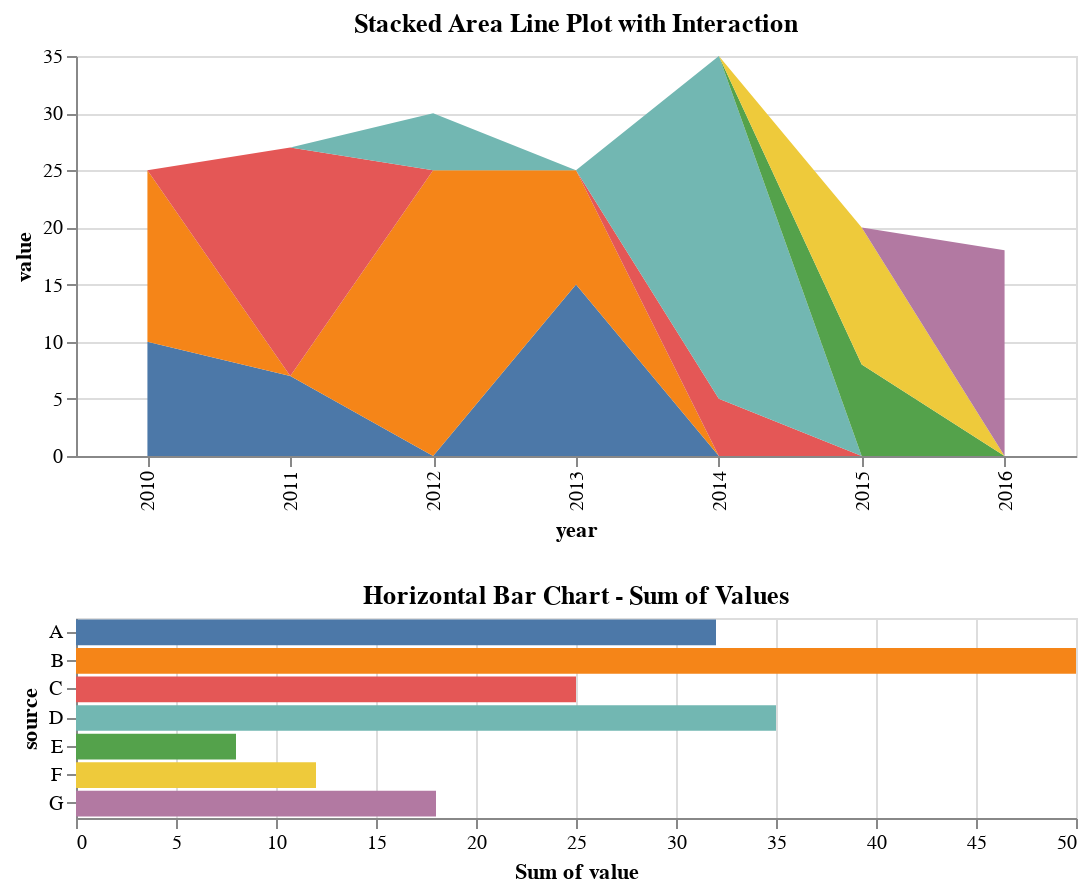

Write notebook code for a chart like this one.
### Code cell
import pandas as pd
import altair as alt

# Sample DataFrame
df = pd.DataFrame({
    'source': ['A', 'B', 'A', 'C', 'B', 'D'],
    'target': ['B', 'C', 'D', 'A', 'D', 'A'],
    'value': [10, 15, 7, 20, 25, 5],
    'year': [2010, 2010, 2011, 2011, 2012, 2012]
})

# Add more data
new_data = {
    'source': ['A', 'B', 'C', 'D', 'E', 'F', 'G'],
    'target': ['B', 'C', 'D', 'A', 'A', 'B', 'C'],
    'value': [15, 10, 5, 30, 8, 12, 18],
    'year': [2013, 2013, 2014, 2014, 2015, 2015, 2016]
}
df = pd.concat([df, pd.DataFrame(new_data)], ignore_index=True)

# Group data by 'source' and 'year'
grouped_df = df.groupby(['source', 'year'], as_index=False)['value'].sum()

# Create Altair chart with interaction (highlight on hover)
highlight = alt.selection_interval()

# Stacked Area Line Plot
area_chart = alt.Chart(grouped_df).mark_area().encode(
    x='year:O',
    y='value:Q',
    color=alt.Color('source:N', legend=None),
    opacity=alt.condition(highlight, alt.value(1), alt.value(0.3)),
    order=alt.Order('source', sort='ascending'),
    tooltip=['source:N', 'year:O', 'value:Q']
).properties(
    title='Stacked Area Line Plot with Interaction',
    width=500,
    height=200
).add_selection(highlight).interactive()

# Horizontal Bar Chart (sum of values)
bar_chart = alt.Chart(df).mark_bar().encode(
    y='source:N',
    x='sum(value):Q',
    color=alt.Color('source:N', legend=None),
    tooltip=['source:N', 'sum(value):Q']
).transform_filter(highlight).properties(
    title='Horizontal Bar Chart - Sum of Values',
    width=500,
    height=100
)

# Combine both charts using alt.vconcat
combined_chart = alt.vconcat(area_chart, bar_chart)

# Display the combined chart
combined_chart

### Figure 1 — Vega-Lite specification as saved in the notebook (floating-point values rounded to 4 significant figures)
{"config": {"view": {"continuousWidth": 300, "continuousHeight": 300}}, "vconcat": [{"data": {"name": "data-6cd8ba298b8c22ab4649fe90b00817e3"}, "mark": {"type": "area"}, "encoding": {"color": {"field": "source", "legend": null, "type": "nominal"}, "opacity": {"condition": {"param": "param_44", "value": 1}, "value": 0.3}, "order": {"field": "source", "sort": "ascending", "type": "nominal"}, "tooltip": [{"field": "source", "type": "nominal"}, {"field": "year", "type": "ordinal"}, {"field": "value", "type": "quantitative"}], "x": {"field": "year", "type": "ordinal"}, "y": {"field": "value", "type": "quantitative"}}, "height": 200, "name": "view_6", "title": "Stacked Area Line Plot with Interaction", "width": 500}, {"data": {"name": "data-c6c5277bd32b84d99bc06d428233a77a"}, "mark": {"type": "bar"}, "encoding": {"color": {"field": "source", "legend": null, "type": "nominal"}, "tooltip": [{"field": "source", "type": "nominal"}, {"aggregate": "sum", "field": "value", "type": "quantitative"}], "x": {"aggregate": "sum", "field": "value", "type": "quantitative"}, "y": {"field": "source", "type": "nominal"}}, "height": 100, "title": "Horizontal Bar Chart - Sum of Values", "transform": [{"filter": {"param": "param_44"}}], "width": 500}], "params": [{"name": "param_44", "select": {"type": "interval"}, "views": ["view_6"]}, {"name": "param_45", "select": {"type": "interval", "encodings": ["x", "y"]}, "bind": "scales", "views": ["view_6"]}], "$schema": "https://vega.github.io/schema/vega-lite/v5.16.3.json", "datasets": {"data-6cd8ba298b8c22ab4649fe90b00817e3": [{"source": "A", "year": 2010, "value": 10}, {"source": "A", "year": 2011, "value": 7}, {"source": "A", "year": 2013, "value": 15}, {"source": "B", "year": 2010, "value": 15}, {"source": "B", "year": 2012, "value": 25}, {"source": "B", "year": 2013, "value": 10}, {"source": "C", "year": 2011, "value": 20}, {"source": "C", "year": 2014, "value": 5}, {"source": "D", "year": 2012, "value": 5}, {"source": "D", "year": 2014, "value": 30}, {"source": "E", "year": 2015, "value": 8}, {"source": "F", "year": 2015, "value": 12}, {"source": "G", "year": 2016, "value": 18}], "data-c6c5277bd32b84d99bc06d428233a77a": [{"source": "A", "target": "B", "value": 10, "year": 2010}, {"source": "B", "target": "C", "value": 15, "year": 2010}, {"source": "A", "target": "D", "value": 7, "year": 2011}, {"source": "C", "target": "A", "value": 20, "year": 2011}, {"source": "B", "target": "D", "value": 25, "year": 2012}, {"source": "D", "target": "A", "value": 5, "year": 2012}, {"source": "A", "target": "B", "value": 15, "year": 2013}, {"source": "B", "target": "C", "value": 10, "year": 2013}, {"source": "C", "target": "D", "value": 5, "year": 2014}, {"source": "D", "target": "A", "value": 30, "year": 2014}, {"source": "E", "target": "A", "value": 8, "year": 2015}, {"source": "F", "target": "B", "value": 12, "year": 2015}, {"source": "G", "target": "C", "value": 18, "year": 2016}]}}
